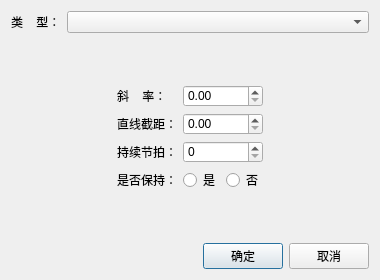
<?xml version="1.0" encoding="UTF-8"?>
<ui version="4.0">
 <class>FormulaConfigDlg</class>
 <widget class="QDialog" name="FormulaConfigDlg">
  <property name="geometry">
   <rect>
    <x>0</x>
    <y>0</y>
    <width>380</width>
    <height>280</height>
   </rect>
  </property>
  <property name="windowTitle">
   <string>Form</string>
  </property>
  <layout class="QVBoxLayout" name="verticalLayout">
   <item>
    <layout class="QHBoxLayout" name="horizontalLayout">
     <item>
      <widget class="QLabel" name="label">
       <property name="sizePolicy">
        <sizepolicy hsizetype="Maximum" vsizetype="Preferred">
         <horstretch>0</horstretch>
         <verstretch>0</verstretch>
        </sizepolicy>
       </property>
       <property name="text">
        <string>类    型：</string>
       </property>
      </widget>
     </item>
     <item>
      <widget class="QComboBox" name="comboBox_type">
       <property name="minimumSize">
        <size>
         <width>0</width>
         <height>22</height>
        </size>
       </property>
      </widget>
     </item>
    </layout>
   </item>
   <item>
    <widget class="QStackedWidget" name="stackedWidget">
     <property name="currentIndex">
      <number>4</number>
     </property>
     <widget class="QWidget" name="page_sine">
      <layout class="QGridLayout" name="gridLayout_13">
       <item row="0" column="1">
        <spacer name="verticalSpacer_11">
         <property name="orientation">
          <enum>Qt::Vertical</enum>
         </property>
         <property name="sizeHint" stdset="0">
          <size>
           <width>20</width>
           <height>114</height>
          </size>
         </property>
        </spacer>
       </item>
       <item row="1" column="0">
        <spacer name="horizontalSpacer_12">
         <property name="orientation">
          <enum>Qt::Horizontal</enum>
         </property>
         <property name="sizeHint" stdset="0">
          <size>
           <width>179</width>
           <height>20</height>
          </size>
         </property>
        </spacer>
       </item>
       <item row="1" column="1">
        <layout class="QGridLayout" name="gridLayout_2">
         <item row="0" column="0">
          <widget class="QLabel" name="label_3">
           <property name="sizePolicy">
            <sizepolicy hsizetype="Maximum" vsizetype="Preferred">
             <horstretch>0</horstretch>
             <verstretch>0</verstretch>
            </sizepolicy>
           </property>
           <property name="text">
            <string>振    幅：</string>
           </property>
          </widget>
         </item>
         <item row="0" column="1" colspan="2">
          <widget class="QDoubleSpinBox" name="doubleSpinBox_amplitude">
           <property name="minimumSize">
            <size>
             <width>0</width>
             <height>22</height>
            </size>
           </property>
          </widget>
         </item>
         <item row="1" column="0">
          <widget class="QLabel" name="label_2">
           <property name="text">
            <string>频    率：</string>
           </property>
          </widget>
         </item>
         <item row="1" column="1" colspan="2">
          <widget class="QDoubleSpinBox" name="doubleSpinBox_frequency">
           <property name="minimumSize">
            <size>
             <width>0</width>
             <height>22</height>
            </size>
           </property>
          </widget>
         </item>
         <item row="2" column="0">
          <widget class="QLabel" name="label_4">
           <property name="text">
            <string>持续节拍：</string>
           </property>
          </widget>
         </item>
         <item row="2" column="1" colspan="2">
          <widget class="QSpinBox" name="spinBox_durationSineWave">
           <property name="minimumSize">
            <size>
             <width>0</width>
             <height>22</height>
            </size>
           </property>
           <property name="maximum">
            <number>100</number>
           </property>
          </widget>
         </item>
         <item row="3" column="0">
          <widget class="QLabel" name="label_5">
           <property name="text">
            <string>是否保持：</string>
           </property>
          </widget>
         </item>
         <item row="3" column="1">
          <widget class="QRadioButton" name="radioButton_keepSineWave">
           <property name="minimumSize">
            <size>
             <width>0</width>
             <height>22</height>
            </size>
           </property>
           <property name="text">
            <string>是</string>
           </property>
          </widget>
         </item>
         <item row="3" column="2">
          <widget class="QRadioButton" name="radioButton_notKeepSineWave">
           <property name="minimumSize">
            <size>
             <width>0</width>
             <height>22</height>
            </size>
           </property>
           <property name="text">
            <string>否</string>
           </property>
          </widget>
         </item>
        </layout>
       </item>
       <item row="1" column="2">
        <spacer name="horizontalSpacer_13">
         <property name="orientation">
          <enum>Qt::Horizontal</enum>
         </property>
         <property name="sizeHint" stdset="0">
          <size>
           <width>179</width>
           <height>20</height>
          </size>
         </property>
        </spacer>
       </item>
       <item row="2" column="1">
        <spacer name="verticalSpacer_12">
         <property name="orientation">
          <enum>Qt::Vertical</enum>
         </property>
         <property name="sizeHint" stdset="0">
          <size>
           <width>20</width>
           <height>113</height>
          </size>
         </property>
        </spacer>
       </item>
      </layout>
     </widget>
     <widget class="QWidget" name="page_phaseStep">
      <layout class="QGridLayout" name="gridLayout_14">
       <item row="0" column="1">
        <spacer name="verticalSpacer_13">
         <property name="orientation">
          <enum>Qt::Vertical</enum>
         </property>
         <property name="sizeHint" stdset="0">
          <size>
           <width>20</width>
           <height>127</height>
          </size>
         </property>
        </spacer>
       </item>
       <item row="1" column="0">
        <spacer name="horizontalSpacer_14">
         <property name="orientation">
          <enum>Qt::Horizontal</enum>
         </property>
         <property name="sizeHint" stdset="0">
          <size>
           <width>179</width>
           <height>20</height>
          </size>
         </property>
        </spacer>
       </item>
       <item row="1" column="1">
        <layout class="QGridLayout" name="gridLayout_3">
         <item row="0" column="0">
          <widget class="QLabel" name="label_8">
           <property name="sizePolicy">
            <sizepolicy hsizetype="Maximum" vsizetype="Preferred">
             <horstretch>0</horstretch>
             <verstretch>0</verstretch>
            </sizepolicy>
           </property>
           <property name="text">
            <string>阶 跃 值：</string>
           </property>
          </widget>
         </item>
         <item row="0" column="1" colspan="2">
          <widget class="QDoubleSpinBox" name="doubleSpinBox_stepValue">
           <property name="minimumSize">
            <size>
             <width>0</width>
             <height>22</height>
            </size>
           </property>
          </widget>
         </item>
         <item row="1" column="0">
          <widget class="QLabel" name="label_6">
           <property name="text">
            <string>持续节拍：</string>
           </property>
          </widget>
         </item>
         <item row="1" column="1" colspan="2">
          <widget class="QSpinBox" name="spinBox_durationPhaseStep">
           <property name="minimumSize">
            <size>
             <width>0</width>
             <height>22</height>
            </size>
           </property>
           <property name="maximum">
            <number>100</number>
           </property>
          </widget>
         </item>
         <item row="2" column="0">
          <widget class="QLabel" name="label_7">
           <property name="text">
            <string>是否保持：</string>
           </property>
          </widget>
         </item>
         <item row="2" column="1">
          <widget class="QRadioButton" name="radioButton_keepPhaseStep">
           <property name="minimumSize">
            <size>
             <width>0</width>
             <height>22</height>
            </size>
           </property>
           <property name="text">
            <string>是</string>
           </property>
          </widget>
         </item>
         <item row="2" column="2">
          <widget class="QRadioButton" name="radioButton_notKeepPhaseStep">
           <property name="minimumSize">
            <size>
             <width>0</width>
             <height>22</height>
            </size>
           </property>
           <property name="text">
            <string>否</string>
           </property>
          </widget>
         </item>
        </layout>
       </item>
       <item row="1" column="2">
        <spacer name="horizontalSpacer_15">
         <property name="orientation">
          <enum>Qt::Horizontal</enum>
         </property>
         <property name="sizeHint" stdset="0">
          <size>
           <width>179</width>
           <height>20</height>
          </size>
         </property>
        </spacer>
       </item>
       <item row="2" column="1">
        <spacer name="verticalSpacer_14">
         <property name="orientation">
          <enum>Qt::Vertical</enum>
         </property>
         <property name="sizeHint" stdset="0">
          <size>
           <width>20</width>
           <height>126</height>
          </size>
         </property>
        </spacer>
       </item>
      </layout>
     </widget>
     <widget class="QWidget" name="page_slope">
      <layout class="QGridLayout" name="gridLayout_8">
       <item row="0" column="1">
        <spacer name="verticalSpacer">
         <property name="orientation">
          <enum>Qt::Vertical</enum>
         </property>
         <property name="sizeHint" stdset="0">
          <size>
           <width>20</width>
           <height>114</height>
          </size>
         </property>
        </spacer>
       </item>
       <item row="1" column="0">
        <spacer name="horizontalSpacer_2">
         <property name="orientation">
          <enum>Qt::Horizontal</enum>
         </property>
         <property name="sizeHint" stdset="0">
          <size>
           <width>179</width>
           <height>20</height>
          </size>
         </property>
        </spacer>
       </item>
       <item row="1" column="1">
        <layout class="QGridLayout" name="gridLayout_4">
         <item row="0" column="0">
          <widget class="QLabel" name="label_11">
           <property name="sizePolicy">
            <sizepolicy hsizetype="Maximum" vsizetype="Preferred">
             <horstretch>0</horstretch>
             <verstretch>0</verstretch>
            </sizepolicy>
           </property>
           <property name="text">
            <string>初 始 值：</string>
           </property>
          </widget>
         </item>
         <item row="0" column="1" colspan="2">
          <widget class="QDoubleSpinBox" name="doubleSpinBox_initalValue">
           <property name="minimumSize">
            <size>
             <width>0</width>
             <height>22</height>
            </size>
           </property>
          </widget>
         </item>
         <item row="1" column="0">
          <widget class="QLabel" name="label_9">
           <property name="text">
            <string>目 标 值：</string>
           </property>
          </widget>
         </item>
         <item row="1" column="1" colspan="2">
          <widget class="QDoubleSpinBox" name="doubleSpinBox_targetValue">
           <property name="minimumSize">
            <size>
             <width>0</width>
             <height>22</height>
            </size>
           </property>
          </widget>
         </item>
         <item row="2" column="0">
          <widget class="QLabel" name="label_12">
           <property name="text">
            <string>持续节拍：</string>
           </property>
          </widget>
         </item>
         <item row="2" column="1" colspan="2">
          <widget class="QSpinBox" name="spinBox_durationSlope">
           <property name="minimumSize">
            <size>
             <width>0</width>
             <height>22</height>
            </size>
           </property>
           <property name="maximum">
            <number>100</number>
           </property>
          </widget>
         </item>
         <item row="3" column="0">
          <widget class="QLabel" name="label_10">
           <property name="text">
            <string>是否保持：</string>
           </property>
          </widget>
         </item>
         <item row="3" column="1">
          <widget class="QRadioButton" name="radioButton_keepSlope">
           <property name="minimumSize">
            <size>
             <width>0</width>
             <height>22</height>
            </size>
           </property>
           <property name="text">
            <string>是</string>
           </property>
          </widget>
         </item>
         <item row="3" column="2">
          <widget class="QRadioButton" name="radioButton_notKeepSlope">
           <property name="minimumSize">
            <size>
             <width>0</width>
             <height>22</height>
            </size>
           </property>
           <property name="text">
            <string>否</string>
           </property>
          </widget>
         </item>
        </layout>
       </item>
       <item row="1" column="2">
        <spacer name="horizontalSpacer_3">
         <property name="orientation">
          <enum>Qt::Horizontal</enum>
         </property>
         <property name="sizeHint" stdset="0">
          <size>
           <width>179</width>
           <height>20</height>
          </size>
         </property>
        </spacer>
       </item>
       <item row="2" column="1">
        <spacer name="verticalSpacer_2">
         <property name="orientation">
          <enum>Qt::Vertical</enum>
         </property>
         <property name="sizeHint" stdset="0">
          <size>
           <width>20</width>
           <height>113</height>
          </size>
         </property>
        </spacer>
       </item>
      </layout>
     </widget>
     <widget class="QWidget" name="page_squareWave">
      <layout class="QGridLayout" name="gridLayout_9">
       <item row="0" column="1">
        <spacer name="verticalSpacer_3">
         <property name="orientation">
          <enum>Qt::Vertical</enum>
         </property>
         <property name="sizeHint" stdset="0">
          <size>
           <width>20</width>
           <height>88</height>
          </size>
         </property>
        </spacer>
       </item>
       <item row="1" column="0">
        <spacer name="horizontalSpacer_4">
         <property name="orientation">
          <enum>Qt::Horizontal</enum>
         </property>
         <property name="sizeHint" stdset="0">
          <size>
           <width>161</width>
           <height>20</height>
          </size>
         </property>
        </spacer>
       </item>
       <item row="1" column="1">
        <layout class="QGridLayout" name="gridLayout_5">
         <item row="2" column="0">
          <widget class="QLabel" name="label_17">
           <property name="text">
            <string>负  方  向  值：</string>
           </property>
          </widget>
         </item>
         <item row="1" column="0">
          <widget class="QLabel" name="label_15">
           <property name="text">
            <string>正方向持续时长：</string>
           </property>
          </widget>
         </item>
         <item row="0" column="2" colspan="2">
          <widget class="QDoubleSpinBox" name="doubleSpinBox_positiveValue">
           <property name="minimumSize">
            <size>
             <width>0</width>
             <height>22</height>
            </size>
           </property>
          </widget>
         </item>
         <item row="2" column="2" colspan="2">
          <widget class="QDoubleSpinBox" name="doubleSpinBox_negativeValue">
           <property name="minimumSize">
            <size>
             <width>0</width>
             <height>22</height>
            </size>
           </property>
          </widget>
         </item>
         <item row="0" column="0">
          <widget class="QLabel" name="label_14">
           <property name="sizePolicy">
            <sizepolicy hsizetype="Maximum" vsizetype="Preferred">
             <horstretch>0</horstretch>
             <verstretch>0</verstretch>
            </sizepolicy>
           </property>
           <property name="text">
            <string>正  方  向  值：</string>
           </property>
          </widget>
         </item>
         <item row="3" column="0">
          <widget class="QLabel" name="label_13">
           <property name="text">
            <string>负方向持续时长：</string>
           </property>
          </widget>
         </item>
         <item row="4" column="0">
          <widget class="QLabel" name="label_16">
           <property name="text">
            <string>持  续  节  拍：</string>
           </property>
          </widget>
         </item>
         <item row="5" column="0">
          <widget class="QLabel" name="label_18">
           <property name="text">
            <string>是  否  保  持：</string>
           </property>
          </widget>
         </item>
         <item row="5" column="3">
          <widget class="QRadioButton" name="radioButton_notKeepSquareWave">
           <property name="minimumSize">
            <size>
             <width>0</width>
             <height>22</height>
            </size>
           </property>
           <property name="text">
            <string>否</string>
           </property>
          </widget>
         </item>
         <item row="0" column="1">
          <widget class="QLabel" name="label_31">
           <property name="text">
            <string>+</string>
           </property>
          </widget>
         </item>
         <item row="2" column="1">
          <widget class="QLabel" name="label_32">
           <property name="text">
            <string>-</string>
           </property>
          </widget>
         </item>
         <item row="1" column="1" colspan="3">
          <widget class="QSpinBox" name="spinBox_positiveDuration">
           <property name="minimumSize">
            <size>
             <width>0</width>
             <height>22</height>
            </size>
           </property>
          </widget>
         </item>
         <item row="3" column="1" colspan="3">
          <widget class="QSpinBox" name="spinBox_negativeDuration">
           <property name="minimumSize">
            <size>
             <width>0</width>
             <height>22</height>
            </size>
           </property>
          </widget>
         </item>
         <item row="4" column="1" colspan="3">
          <widget class="QSpinBox" name="spinBox_durationSquareWave">
           <property name="minimumSize">
            <size>
             <width>0</width>
             <height>22</height>
            </size>
           </property>
           <property name="maximum">
            <number>100</number>
           </property>
          </widget>
         </item>
         <item row="5" column="1" colspan="2">
          <widget class="QRadioButton" name="radioButton_keepSquareWave">
           <property name="minimumSize">
            <size>
             <width>0</width>
             <height>22</height>
            </size>
           </property>
           <property name="text">
            <string>是</string>
           </property>
          </widget>
         </item>
        </layout>
       </item>
       <item row="1" column="2">
        <spacer name="horizontalSpacer_5">
         <property name="orientation">
          <enum>Qt::Horizontal</enum>
         </property>
         <property name="sizeHint" stdset="0">
          <size>
           <width>161</width>
           <height>20</height>
          </size>
         </property>
        </spacer>
       </item>
       <item row="2" column="1">
        <spacer name="verticalSpacer_4">
         <property name="orientation">
          <enum>Qt::Vertical</enum>
         </property>
         <property name="sizeHint" stdset="0">
          <size>
           <width>20</width>
           <height>87</height>
          </size>
         </property>
        </spacer>
       </item>
      </layout>
     </widget>
     <widget class="QWidget" name="page_fx">
      <layout class="QGridLayout" name="gridLayout_10">
       <item row="0" column="1">
        <spacer name="verticalSpacer_5">
         <property name="orientation">
          <enum>Qt::Vertical</enum>
         </property>
         <property name="sizeHint" stdset="0">
          <size>
           <width>20</width>
           <height>114</height>
          </size>
         </property>
        </spacer>
       </item>
       <item row="1" column="0">
        <spacer name="horizontalSpacer_6">
         <property name="orientation">
          <enum>Qt::Horizontal</enum>
         </property>
         <property name="sizeHint" stdset="0">
          <size>
           <width>179</width>
           <height>20</height>
          </size>
         </property>
        </spacer>
       </item>
       <item row="1" column="1">
        <layout class="QGridLayout" name="gridLayout_6">
         <item row="0" column="0">
          <widget class="QLabel" name="label_21">
           <property name="sizePolicy">
            <sizepolicy hsizetype="Maximum" vsizetype="Preferred">
             <horstretch>0</horstretch>
             <verstretch>0</verstretch>
            </sizepolicy>
           </property>
           <property name="text">
            <string>斜    率：</string>
           </property>
          </widget>
         </item>
         <item row="0" column="1" colspan="2">
          <widget class="QDoubleSpinBox" name="doubleSpinBox_slope">
           <property name="minimumSize">
            <size>
             <width>0</width>
             <height>22</height>
            </size>
           </property>
          </widget>
         </item>
         <item row="1" column="0">
          <widget class="QLabel" name="label_22">
           <property name="text">
            <string>直线截距：</string>
           </property>
          </widget>
         </item>
         <item row="1" column="1" colspan="2">
          <widget class="QDoubleSpinBox" name="doubleSpinBox_intercept">
           <property name="minimumSize">
            <size>
             <width>0</width>
             <height>22</height>
            </size>
           </property>
          </widget>
         </item>
         <item row="2" column="0">
          <widget class="QLabel" name="label_20">
           <property name="text">
            <string>持续节拍：</string>
           </property>
          </widget>
         </item>
         <item row="2" column="1" colspan="2">
          <widget class="QSpinBox" name="spinBox_durationFx">
           <property name="minimumSize">
            <size>
             <width>0</width>
             <height>22</height>
            </size>
           </property>
           <property name="maximum">
            <number>100</number>
           </property>
          </widget>
         </item>
         <item row="3" column="0">
          <widget class="QLabel" name="label_19">
           <property name="text">
            <string>是否保持：</string>
           </property>
          </widget>
         </item>
         <item row="3" column="1">
          <widget class="QRadioButton" name="radioButton_keepFx">
           <property name="minimumSize">
            <size>
             <width>0</width>
             <height>22</height>
            </size>
           </property>
           <property name="text">
            <string>是</string>
           </property>
          </widget>
         </item>
         <item row="3" column="2">
          <widget class="QRadioButton" name="radioButton_notKeepFx">
           <property name="minimumSize">
            <size>
             <width>0</width>
             <height>22</height>
            </size>
           </property>
           <property name="text">
            <string>否</string>
           </property>
          </widget>
         </item>
        </layout>
       </item>
       <item row="1" column="2">
        <spacer name="horizontalSpacer_7">
         <property name="orientation">
          <enum>Qt::Horizontal</enum>
         </property>
         <property name="sizeHint" stdset="0">
          <size>
           <width>179</width>
           <height>20</height>
          </size>
         </property>
        </spacer>
       </item>
       <item row="2" column="1">
        <spacer name="verticalSpacer_6">
         <property name="orientation">
          <enum>Qt::Vertical</enum>
         </property>
         <property name="sizeHint" stdset="0">
          <size>
           <width>20</width>
           <height>113</height>
          </size>
         </property>
        </spacer>
       </item>
      </layout>
     </widget>
     <widget class="QWidget" name="page_whiteNoise">
      <layout class="QGridLayout" name="gridLayout_11">
       <item row="0" column="1">
        <spacer name="verticalSpacer_7">
         <property name="orientation">
          <enum>Qt::Vertical</enum>
         </property>
         <property name="sizeHint" stdset="0">
          <size>
           <width>20</width>
           <height>114</height>
          </size>
         </property>
        </spacer>
       </item>
       <item row="1" column="0">
        <spacer name="horizontalSpacer_8">
         <property name="orientation">
          <enum>Qt::Horizontal</enum>
         </property>
         <property name="sizeHint" stdset="0">
          <size>
           <width>179</width>
           <height>20</height>
          </size>
         </property>
        </spacer>
       </item>
       <item row="1" column="1">
        <layout class="QGridLayout" name="gridLayout_7">
         <item row="0" column="0">
          <widget class="QLabel" name="label_23">
           <property name="sizePolicy">
            <sizepolicy hsizetype="Maximum" vsizetype="Preferred">
             <horstretch>0</horstretch>
             <verstretch>0</verstretch>
            </sizepolicy>
           </property>
           <property name="text">
            <string>均    值：</string>
           </property>
          </widget>
         </item>
         <item row="0" column="1" colspan="2">
          <widget class="QDoubleSpinBox" name="doubleSpinBox_meanValue">
           <property name="minimumSize">
            <size>
             <width>0</width>
             <height>22</height>
            </size>
           </property>
          </widget>
         </item>
         <item row="1" column="0">
          <widget class="QLabel" name="label_25">
           <property name="text">
            <string>标 准 差：</string>
           </property>
          </widget>
         </item>
         <item row="1" column="1" colspan="2">
          <widget class="QDoubleSpinBox" name="doubleSpinBox_standardDeviation">
           <property name="minimumSize">
            <size>
             <width>0</width>
             <height>22</height>
            </size>
           </property>
          </widget>
         </item>
         <item row="2" column="0">
          <widget class="QLabel" name="label_26">
           <property name="text">
            <string>持续节拍：</string>
           </property>
          </widget>
         </item>
         <item row="2" column="1" colspan="2">
          <widget class="QSpinBox" name="spinBox_durationWhiteNoise">
           <property name="minimumSize">
            <size>
             <width>0</width>
             <height>22</height>
            </size>
           </property>
           <property name="maximum">
            <number>100</number>
           </property>
          </widget>
         </item>
         <item row="3" column="0">
          <widget class="QLabel" name="label_24">
           <property name="text">
            <string>是否保持：</string>
           </property>
          </widget>
         </item>
         <item row="3" column="1">
          <widget class="QRadioButton" name="radioButton_keepWhiteNoise">
           <property name="minimumSize">
            <size>
             <width>0</width>
             <height>22</height>
            </size>
           </property>
           <property name="text">
            <string>是</string>
           </property>
          </widget>
         </item>
         <item row="3" column="2">
          <widget class="QRadioButton" name="radioButton_notKeepWhiteNoise">
           <property name="minimumSize">
            <size>
             <width>0</width>
             <height>22</height>
            </size>
           </property>
           <property name="text">
            <string>否</string>
           </property>
          </widget>
         </item>
        </layout>
       </item>
       <item row="1" column="2">
        <spacer name="horizontalSpacer_9">
         <property name="orientation">
          <enum>Qt::Horizontal</enum>
         </property>
         <property name="sizeHint" stdset="0">
          <size>
           <width>179</width>
           <height>20</height>
          </size>
         </property>
        </spacer>
       </item>
       <item row="2" column="1">
        <spacer name="verticalSpacer_8">
         <property name="orientation">
          <enum>Qt::Vertical</enum>
         </property>
         <property name="sizeHint" stdset="0">
          <size>
           <width>20</width>
           <height>113</height>
          </size>
         </property>
        </spacer>
       </item>
      </layout>
     </widget>
     <widget class="QWidget" name="page_randomNum">
      <layout class="QGridLayout" name="gridLayout_12">
       <item row="0" column="1">
        <spacer name="verticalSpacer_9">
         <property name="orientation">
          <enum>Qt::Vertical</enum>
         </property>
         <property name="sizeHint" stdset="0">
          <size>
           <width>20</width>
           <height>114</height>
          </size>
         </property>
        </spacer>
       </item>
       <item row="1" column="0">
        <spacer name="horizontalSpacer_10">
         <property name="orientation">
          <enum>Qt::Horizontal</enum>
         </property>
         <property name="sizeHint" stdset="0">
          <size>
           <width>179</width>
           <height>20</height>
          </size>
         </property>
        </spacer>
       </item>
       <item row="1" column="1">
        <layout class="QGridLayout" name="gridLayout">
         <item row="0" column="0">
          <widget class="QLabel" name="label_27">
           <property name="sizePolicy">
            <sizepolicy hsizetype="Maximum" vsizetype="Preferred">
             <horstretch>0</horstretch>
             <verstretch>0</verstretch>
            </sizepolicy>
           </property>
           <property name="text">
            <string>最 大 值：</string>
           </property>
          </widget>
         </item>
         <item row="0" column="1" colspan="2">
          <widget class="QDoubleSpinBox" name="doubleSpinBox_max">
           <property name="minimumSize">
            <size>
             <width>0</width>
             <height>22</height>
            </size>
           </property>
           <property name="keyboardTracking">
            <bool>true</bool>
           </property>
          </widget>
         </item>
         <item row="1" column="0">
          <widget class="QLabel" name="label_29">
           <property name="text">
            <string>最 小 值：</string>
           </property>
          </widget>
         </item>
         <item row="1" column="1" colspan="2">
          <widget class="QDoubleSpinBox" name="doubleSpinBox_min">
           <property name="minimumSize">
            <size>
             <width>0</width>
             <height>22</height>
            </size>
           </property>
           <property name="keyboardTracking">
            <bool>true</bool>
           </property>
          </widget>
         </item>
         <item row="2" column="0">
          <widget class="QLabel" name="label_30">
           <property name="text">
            <string>持续节拍：</string>
           </property>
          </widget>
         </item>
         <item row="2" column="1" colspan="2">
          <widget class="QSpinBox" name="spinBox_durationRandomNum">
           <property name="minimumSize">
            <size>
             <width>0</width>
             <height>22</height>
            </size>
           </property>
           <property name="maximum">
            <number>100</number>
           </property>
          </widget>
         </item>
         <item row="3" column="0">
          <widget class="QLabel" name="label_28">
           <property name="text">
            <string>是否保持：</string>
           </property>
          </widget>
         </item>
         <item row="3" column="1">
          <widget class="QRadioButton" name="radioButton_keepRandomNum">
           <property name="minimumSize">
            <size>
             <width>0</width>
             <height>22</height>
            </size>
           </property>
           <property name="text">
            <string>是</string>
           </property>
          </widget>
         </item>
         <item row="3" column="2">
          <widget class="QRadioButton" name="radioButton_notKeepRandomNum">
           <property name="minimumSize">
            <size>
             <width>0</width>
             <height>22</height>
            </size>
           </property>
           <property name="text">
            <string>否</string>
           </property>
          </widget>
         </item>
        </layout>
       </item>
       <item row="1" column="2">
        <spacer name="horizontalSpacer_11">
         <property name="orientation">
          <enum>Qt::Horizontal</enum>
         </property>
         <property name="sizeHint" stdset="0">
          <size>
           <width>179</width>
           <height>20</height>
          </size>
         </property>
        </spacer>
       </item>
       <item row="2" column="1">
        <spacer name="verticalSpacer_10">
         <property name="orientation">
          <enum>Qt::Vertical</enum>
         </property>
         <property name="sizeHint" stdset="0">
          <size>
           <width>20</width>
           <height>113</height>
          </size>
         </property>
        </spacer>
       </item>
      </layout>
     </widget>
    </widget>
   </item>
   <item>
    <layout class="QHBoxLayout" name="horizontalLayout_2">
     <item>
      <spacer name="horizontalSpacer">
       <property name="orientation">
        <enum>Qt::Horizontal</enum>
       </property>
       <property name="sizeHint" stdset="0">
        <size>
         <width>40</width>
         <height>20</height>
        </size>
       </property>
      </spacer>
     </item>
     <item>
      <widget class="QPushButton" name="pushButton_confirm">
       <property name="text">
        <string>确定</string>
       </property>
      </widget>
     </item>
     <item>
      <widget class="QPushButton" name="pushButton_cancel">
       <property name="text">
        <string>取消</string>
       </property>
      </widget>
     </item>
    </layout>
   </item>
  </layout>
 </widget>
 <resources/>
 <connections>
  <connection>
   <sender>pushButton_confirm</sender>
   <signal>clicked()</signal>
   <receiver>FormulaConfigDlg</receiver>
   <slot>accept()</slot>
   <hints>
    <hint type="sourcelabel">
     <x>409</x>
     <y>413</y>
    </hint>
    <hint type="destinationlabel">
     <x>181</x>
     <y>398</y>
    </hint>
   </hints>
  </connection>
  <connection>
   <sender>pushButton_cancel</sender>
   <signal>clicked()</signal>
   <receiver>FormulaConfigDlg</receiver>
   <slot>reject()</slot>
   <hints>
    <hint type="sourcelabel">
     <x>497</x>
     <y>407</y>
    </hint>
    <hint type="destinationlabel">
     <x>311</x>
     <y>412</y>
    </hint>
   </hints>
  </connection>
 </connections>
</ui>
